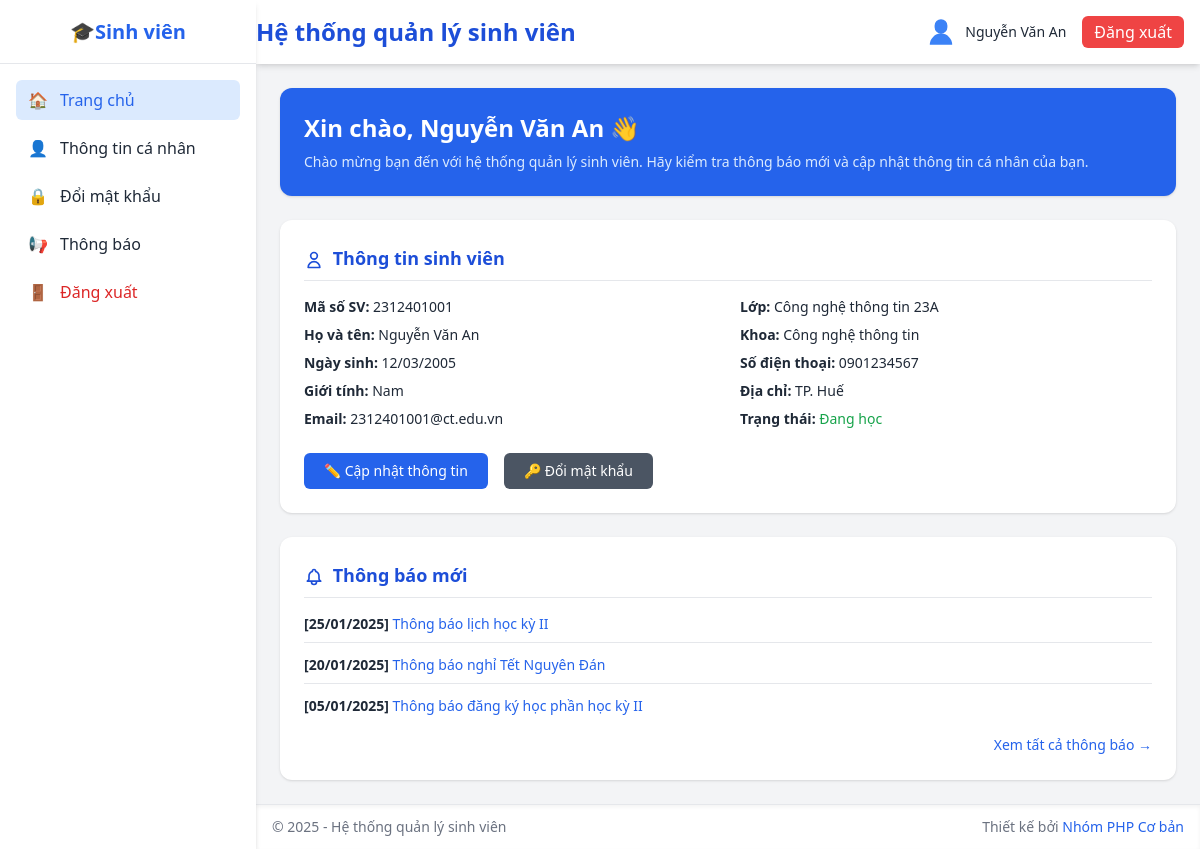
The app's page / (signed in), older data.
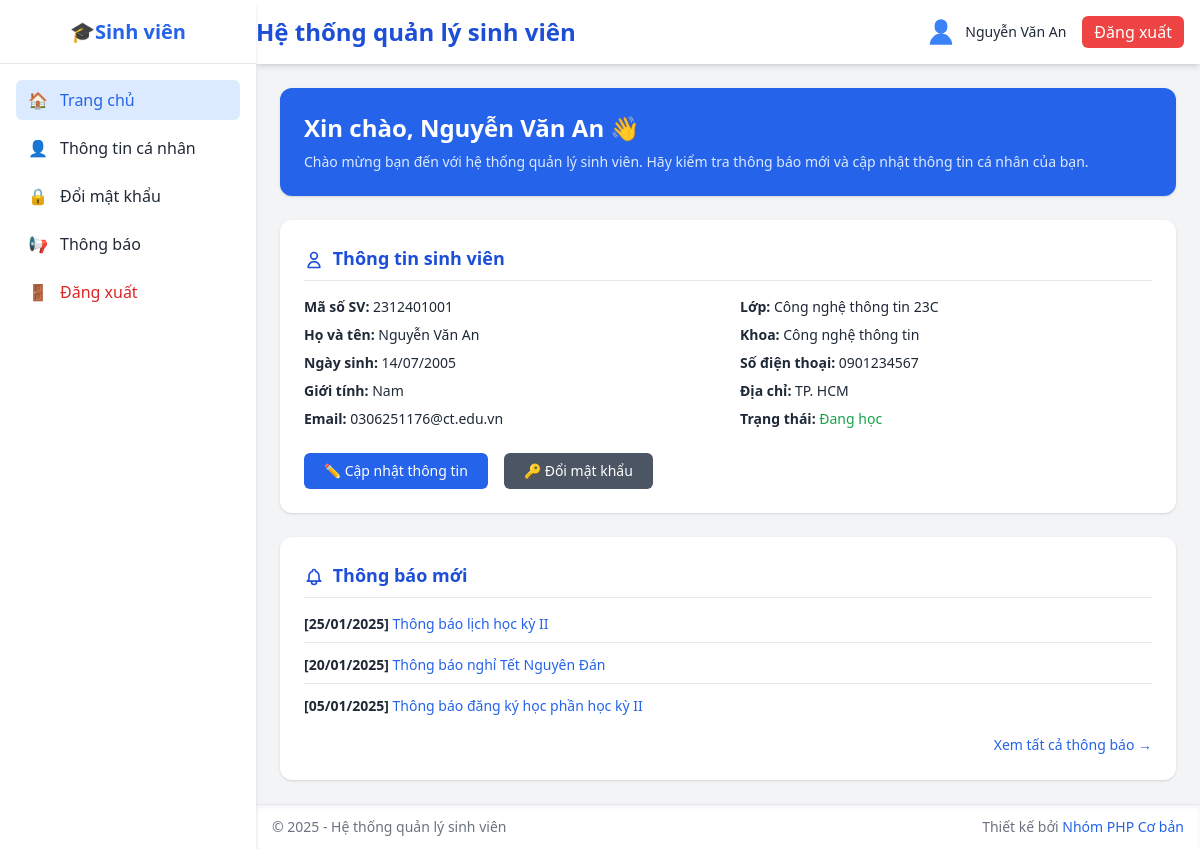
The same page, newer data.
### tables this page shows
CREATE TABLE `sinh_vien` (
  `mssv` varchar(20) NOT NULL,
  `hoten` varchar(100) NOT NULL,
  `ngaysinh` date DEFAULT NULL,
  `gioitinh` enum('Nam','Nữ','Khác') DEFAULT 'Nam',
  `malop` varchar(20) DEFAULT NULL,
  `makhoa` varchar(20) DEFAULT NULL,
  `email` varchar(100) DEFAULT NULL,
  `sdt` varchar(20) DEFAULT NULL,
  `diachi` varchar(255) DEFAULT NULL,
  `password` varchar(255) NOT NULL,
  `trangthai` enum('Đang học','Tốt nghiệp','Bảo lưu','Đã nghỉ') DEFAULT 'Đang học'
);

CREATE TABLE `lop` (
  `malop` varchar(20) NOT NULL,
  `tenlop` varchar(100) NOT NULL,
  `makhoa` varchar(20) DEFAULT NULL
);

CREATE TABLE `khoa` (
  `makhoa` varchar(20) NOT NULL,
  `tenkhoa` varchar(100) NOT NULL,
  `mota` text DEFAULT NULL
);

### database/pdo.php (called while the page is built, shortened)
<?php
class DB
{
    private static $pdo = null;
    private static function connect_pdo(): \PDO
    {
        $host = DB_HOST;
        $user = DB_USERNAME;
        $pass = DB_PASSWORD;
        $db   = DB_NAME;
        $charset = DB_CHARSET;
        $dsn = "mysql:host={$host};dbname={$db};charset={$charset}";
        try {
            $options = [
                \PDO::ATTR_ERRMODE => \PDO::ERRMODE_EXCEPTION,
                \PDO::ATTR_DEFAULT_FETCH_MODE => \PDO::FETCH_ASSOC,
                \PDO::ATTR_EMULATE_PREPARES => false,
            ];
            return new \PDO($dsn, $user, $pass, $options);
        } catch (\PDOException $e) {
            die('Kết nối PDO thất bại: ' . $e->getMessage());
        }
    }
    private static function init()
    {
        if (self::$pdo === null) {
            self::$pdo = self::connect_pdo();
        }
    }
    public static function getPdo()
    {
        return self::$pdo;
    }
    public static function selectOne(string $sql, array $params = []): ?array
    {
        $stmt = self::getPdo()->prepare($sql);
        $stmt->execute($params);
        $row = $stmt->fetch();
        return $row === false ? null : $row;
    }
}

### index.php (the view, shortened to what the changed rows need)
<?php
$mssv = $_SESSION['sinhvien'];
$sinh_vien = DB::selectOne("
    SELECT sv.*, l.tenlop, k.tenkhoa
    FROM sinh_vien sv
    LEFT JOIN lop l ON sv.malop = l.malop
    LEFT JOIN khoa k ON sv.makhoa = k.makhoa
    WHERE sv.mssv = :mssv",
    ['mssv' => $mssv]
);
include('includes/sidebar.php');
include('includes/header.php');
?>
<section class="bg-blue-600 text-white rounded-xl p-6 shadow mb-6">
    <h2 class="text-2xl font-semibold">Xin chào, <?php echo htmlspecialchars($sinh_vien['hoten']); ?> 👋</h2>
    <p class="mt-2 text-blue-100 text-sm">
        Chào mừng bạn đến với hệ thống quản lý sinh viên.
        <?php if ($sinh_vien['trangthai'] === 'Đang học'): ?>
            Hãy kiểm tra thông báo mới và cập nhật thông tin cá nhân của bạn.
        <?php else: ?>
            Trạng thái hiện tại của bạn: <strong><?php echo htmlspecialchars($sinh_vien['trangthai']); ?></strong>
        <?php endif; ?>
    </p>
</section>
<section class="bg-white rounded-xl shadow p-6 mb-6">
    <div class="grid sm:grid-cols-2 gap-6 text-sm">
        <div class="space-y-2">
            <p><strong>Mã số SV:</strong> <?php echo htmlspecialchars($sinh_vien['mssv']); ?></p>
            <p><strong>Họ và tên:</strong> <?php echo htmlspecialchars($sinh_vien['hoten']); ?></p>
            <p><strong>Ngày sinh:</strong> <?php echo $sinh_vien['ngaysinh'] ? date('d/m/Y', strtotime($sinh_vien['ngaysinh'])) : 'Chưa cập nhật'; ?></p>
            <p><strong>Giới tính:</strong> <?php echo htmlspecialchars($sinh_vien['gioitinh']); ?></p>
            <p><strong>Email:</strong> <?php echo htmlspecialchars($sinh_vien['email'] ?? 'Chưa cập nhật'); ?></p>
        </div>
        <div class="space-y-2">
            <p><strong>Lớp:</strong> <?php echo htmlspecialchars($sinh_vien['tenlop'] ?? 'Chưa cập nhật'); ?></p>
            <p><strong>Khoa:</strong> <?php echo htmlspecialchars($sinh_vien['tenkhoa'] ?? 'Chưa cập nhật'); ?></p>
            <p><strong>Số điện thoại:</strong> <?php echo htmlspecialchars($sinh_vien['sdt'] ?? 'Chưa cập nhật'); ?></p>
            <p><strong>Địa chỉ:</strong> <?php echo htmlspecialchars($sinh_vien['diachi'] ?? 'Chưa cập nhật'); ?></p>
            <p><strong>Trạng thái:</strong>
                <span class="<?php echo $sinh_vien['trangthai'] === 'Đang học' ? 'text-green-600' : 'text-yellow-600'; ?>">
                    <?php echo htmlspecialchars($sinh_vien['trangthai']); ?>
                </span>
            </p>
        </div>
    </div>
</section>
<?php include('includes/footer.php'); ?>

Row changes from the older to the newer data that the page shows:
changed sinh_vien "Nguyễn Văn An": ngaysinh "12/03/2005" → "14/07/2005"; email "2312401001@ct.edu.vn" → "0306251176@ct.edu.vn"; malop.tenlop "Công nghệ thông tin 23A" → "Công nghệ thông tin 23C"; diachi "TP. Huế" → "TP. HCM"
